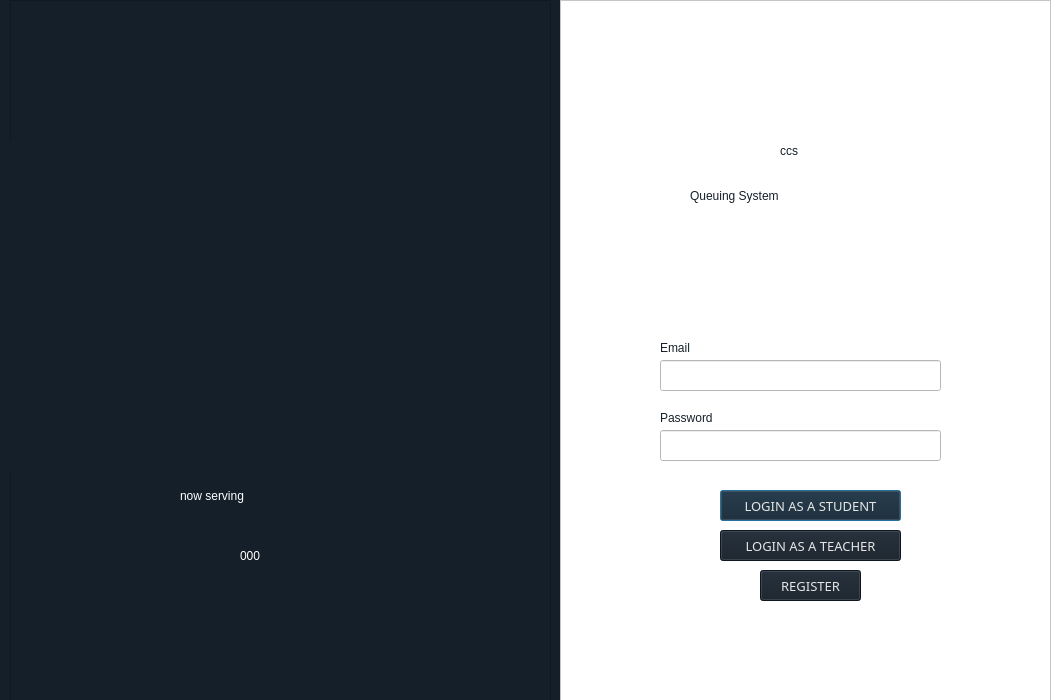
<?xml version="1.0" encoding="UTF-8"?>
<ui version="4.0">
 <class>loginWindow</class>
 <widget class="QDialog" name="loginWindow">
  <property name="geometry">
   <rect>
    <x>0</x>
    <y>0</y>
    <width>1051</width>
    <height>700</height>
   </rect>
  </property>
  <property name="windowTitle">
   <string>Dialog</string>
  </property>
  <property name="styleSheet">
   <string notr="true">background-color: rgb(21, 31, 41);
font: 12pt &quot;Nunito&quot;;</string>
  </property>
  <widget class="QFrame" name="loginFrame">
   <property name="geometry">
    <rect>
     <x>560</x>
     <y>0</y>
     <width>491</width>
     <height>701</height>
    </rect>
   </property>
   <property name="styleSheet">
    <string notr="true">background-color: rgb(255, 255, 255);</string>
   </property>
   <property name="frameShape">
    <enum>QFrame::StyledPanel</enum>
   </property>
   <property name="frameShadow">
    <enum>QFrame::Raised</enum>
   </property>
   <widget class="QLabel" name="queuingSystemLabel">
    <property name="geometry">
     <rect>
      <x>130</x>
      <y>170</y>
      <width>251</width>
      <height>51</height>
     </rect>
    </property>
    <property name="styleSheet">
     <string notr="true">font: 36pt &quot;Bebas Neue&quot;;
color: rgb(21, 31, 41);</string>
    </property>
    <property name="text">
     <string>Queuing System</string>
    </property>
   </widget>
   <widget class="QLabel" name="emailLabel">
    <property name="geometry">
     <rect>
      <x>100</x>
      <y>340</y>
      <width>71</width>
      <height>16</height>
     </rect>
    </property>
    <property name="styleSheet">
     <string notr="true">font: 14pt bold &quot;Poppins&quot;;
background-color: rgb(255, 255, 255);
color: rgb(21, 31, 41);</string>
    </property>
    <property name="text">
     <string>Email</string>
    </property>
   </widget>
   <widget class="QLabel" name="passwordLabel">
    <property name="geometry">
     <rect>
      <x>100</x>
      <y>410</y>
      <width>111</width>
      <height>16</height>
     </rect>
    </property>
    <property name="styleSheet">
     <string notr="true">font: 14pt bold &quot;Poppins&quot;;
color: rgb(21, 31, 41);</string>
    </property>
    <property name="text">
     <string>Password</string>
    </property>
   </widget>
   <widget class="QLineEdit" name="inputPassword">
    <property name="geometry">
     <rect>
      <x>100</x>
      <y>430</y>
      <width>281</width>
      <height>31</height>
     </rect>
    </property>
   </widget>
   <widget class="QLineEdit" name="lineEdit_2">
    <property name="geometry">
     <rect>
      <x>380</x>
      <y>910</y>
      <width>281</width>
      <height>31</height>
     </rect>
    </property>
   </widget>
   <widget class="QLineEdit" name="inputEmail">
    <property name="geometry">
     <rect>
      <x>100</x>
      <y>360</y>
      <width>281</width>
      <height>31</height>
     </rect>
    </property>
   </widget>
   <widget class="QPushButton" name="studentButton">
    <property name="geometry">
     <rect>
      <x>160</x>
      <y>490</y>
      <width>181</width>
      <height>31</height>
     </rect>
    </property>
    <property name="font">
     <font>
      <family>Montserrat</family>
      <pointsize>10</pointsize>
      <weight>9</weight>
      <italic>false</italic>
      <bold>false</bold>
     </font>
    </property>
    <property name="cursor">
     <cursorShape>PointingHandCursor</cursorShape>
    </property>
    <property name="styleSheet">
     <string notr="true">font: 75 10pt &quot;Montserrat&quot;;
color: rgb(230, 230, 230);
background-color: rgb(21, 31, 41);</string>
    </property>
    <property name="text">
     <string>LOGIN AS A STUDENT</string>
    </property>
   </widget>
   <widget class="QPushButton" name="teacherButton">
    <property name="geometry">
     <rect>
      <x>160</x>
      <y>530</y>
      <width>181</width>
      <height>31</height>
     </rect>
    </property>
    <property name="font">
     <font>
      <family>Montserrat</family>
      <pointsize>10</pointsize>
      <weight>9</weight>
      <italic>false</italic>
      <bold>false</bold>
     </font>
    </property>
    <property name="cursor">
     <cursorShape>PointingHandCursor</cursorShape>
    </property>
    <property name="styleSheet">
     <string notr="true">font: 75 10pt &quot;Montserrat&quot;;
color: rgb(230, 230, 230);
background-color: rgb(21, 31, 41);</string>
    </property>
    <property name="text">
     <string>LOGIN AS A TEACHER</string>
    </property>
   </widget>
   <widget class="QPushButton" name="signupLink">
    <property name="geometry">
     <rect>
      <x>200</x>
      <y>570</y>
      <width>101</width>
      <height>31</height>
     </rect>
    </property>
    <property name="font">
     <font>
      <family>Montserrat</family>
      <pointsize>10</pointsize>
      <weight>9</weight>
      <italic>false</italic>
      <bold>false</bold>
     </font>
    </property>
    <property name="cursor">
     <cursorShape>PointingHandCursor</cursorShape>
    </property>
    <property name="styleSheet">
     <string notr="true">font: 75 10pt &quot;Montserrat&quot;;
color: rgb(230, 230, 230);
background-color: rgb(21, 31, 41);</string>
    </property>
    <property name="text">
     <string>REGISTER</string>
    </property>
   </widget>
   <widget class="QLabel" name="cssLabel">
    <property name="geometry">
     <rect>
      <x>220</x>
      <y>110</y>
      <width>101</width>
      <height>81</height>
     </rect>
    </property>
    <property name="styleSheet">
     <string notr="true">font: 46pt &quot;Bebas Neue&quot;;
color: rgb(21, 31, 41);</string>
    </property>
    <property name="text">
     <string>ccs</string>
    </property>
   </widget>
   <zorder>cssLabel</zorder>
   <zorder>queuingSystemLabel</zorder>
   <zorder>emailLabel</zorder>
   <zorder>passwordLabel</zorder>
   <zorder>inputPassword</zorder>
   <zorder>lineEdit_2</zorder>
   <zorder>inputEmail</zorder>
   <zorder>studentButton</zorder>
   <zorder>teacherButton</zorder>
   <zorder>signupLink</zorder>
  </widget>
  <widget class="QLabel" name="nowServingLogin">
   <property name="geometry">
    <rect>
     <x>180</x>
     <y>470</y>
     <width>201</width>
     <height>51</height>
    </rect>
   </property>
   <property name="styleSheet">
    <string notr="true">font: 36pt &quot;Bebas Neue&quot;;
color: rgb(255, 255, 255);</string>
   </property>
   <property name="text">
    <string>now serving</string>
   </property>
  </widget>
  <widget class="QLabel" name="priorityNumberLogin">
   <property name="geometry">
    <rect>
     <x>240</x>
     <y>530</y>
     <width>81</width>
     <height>51</height>
    </rect>
   </property>
   <property name="styleSheet">
    <string notr="true">font: 46pt &quot;Bebas Neue&quot;;
color: rgb(255, 255, 255);</string>
   </property>
   <property name="text">
    <string>000</string>
   </property>
  </widget>
  <widget class="QFrame" name="rightFrame">
   <property name="geometry">
    <rect>
     <x>10</x>
     <y>0</y>
     <width>541</width>
     <height>701</height>
    </rect>
   </property>
   <property name="frameShape">
    <enum>QFrame::StyledPanel</enum>
   </property>
   <property name="frameShadow">
    <enum>QFrame::Raised</enum>
   </property>
   <widget class="QLabel" name="logoLogin">
    <property name="geometry">
     <rect>
      <x>-40</x>
      <y>140</y>
      <width>441</width>
      <height>331</height>
     </rect>
    </property>
    <property name="text">
     <string/>
    </property>
    <property name="pixmap">
     <pixmap>logoQueuing.png</pixmap>
    </property>
    <property name="scaledContents">
     <bool>false</bool>
    </property>
   </widget>
  </widget>
  <zorder>rightFrame</zorder>
  <zorder>loginFrame</zorder>
  <zorder>nowServingLogin</zorder>
  <zorder>priorityNumberLogin</zorder>
 </widget>
 <resources/>
 <connections/>
</ui>
